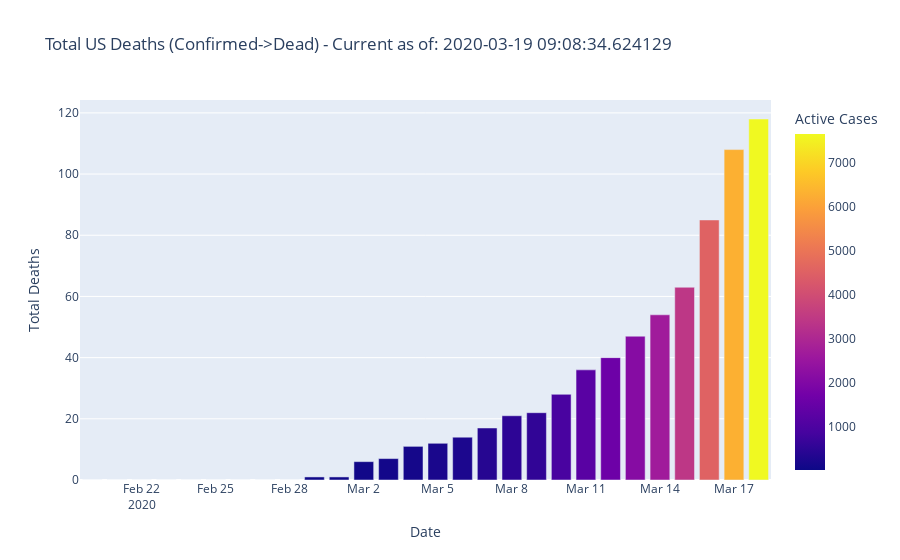

Source (notebook cell):
### Code cell
us_chart = px.bar(us_totals[us_totals['Date'] >= '2020-02-20'], 
    x="Date", y="Total Deaths", color="Active Cases", 
    title="Total US Deaths (Confirmed->Dead) - Current as of: "+str(NOW), 
    )
us_chart.show()

### Figure 1 — Plotly figure (JSON) as saved in the notebook; plotly's stock layout.template omitted (floating-point values rounded to 4 significant figures)
{"data": [{"alignmentgroup": "True", "hoverlabel": {"namelength": 0}, "hovertemplate": "Date=%{x}<br>Total Deaths=%{y}<br>Active Cases=%{marker.color}", "legendgroup": "", "marker": {"color": [10, 10, 10, 10, 46, 45, 51, 52, 53, 60, 66, 85, 104, 131, 198, 241, 378, 490, 554, 923, 1237, 1611, 2120, 2661, 3424, 4530, 6296, 7665], "coloraxis": "coloraxis"}, "name": "", "offsetgroup": "", "orientation": "v", "showlegend": false, "textposition": "auto", "type": "bar", "x": ["2020-02-20T00:00:00", "2020-02-21T00:00:00", "2020-02-22T00:00:00", "2020-02-23T00:00:00", "2020-02-24T00:00:00", "2020-02-25T00:00:00", "2020-02-26T00:00:00", "2020-02-27T00:00:00", "2020-02-28T00:00:00", "2020-02-29T00:00:00", "2020-03-01T00:00:00", "2020-03-02T00:00:00", "2020-03-03T00:00:00", "2020-03-04T00:00:00", "2020-03-05T00:00:00", "2020-03-06T00:00:00", "2020-03-07T00:00:00", "2020-03-08T00:00:00", "2020-03-09T00:00:00", "2020-03-10T00:00:00", "2020-03-11T00:00:00", "2020-03-12T00:00:00", "2020-03-13T00:00:00", "2020-03-14T00:00:00", "2020-03-15T00:00:00", "2020-03-16T00:00:00", "2020-03-17T00:00:00", "2020-03-18T00:00:00"], "xaxis": "x", "y": [0, 0, 0, 0, 0, 0, 0, 0, 0, 1, 1, 6, 7, 11, 12, 14, 17, 21, 22, 28, 36, 40, 47, 54, 63, 85, 108, 118], "yaxis": "y"}], "layout": {"autosize": true, "barmode": "relative", "coloraxis": {"colorbar": {"title": {"text": "Active Cases"}}, "colorscale": [[0, "#0d0887"], [0.1111, "#46039f"], [0.2222, "#7201a8"], [0.3333, "#9c179e"], [0.4444, "#bd3786"], [0.5556, "#d8576b"], [0.6667, "#ed7953"], [0.7778, "#fb9f3a"], [0.8889, "#fdca26"], [1, "#f0f921"]]}, "legend": {"tracegroupgap": 0}, "title": {"text": "Total US Deaths (Confirmed->Dead) - Current as of: 2020-03-19 09:08:34.624129"}, "xaxis": {"anchor": "y", "autorange": true, "domain": [0, 1], "range": ["2020-02-19 12:00", "2020-03-18 12:00"], "title": {"text": "Date"}, "type": "date"}, "yaxis": {"anchor": "x", "autorange": true, "domain": [0, 1], "range": [0, 124.2], "title": {"text": "Total Deaths"}, "type": "linear"}}}
